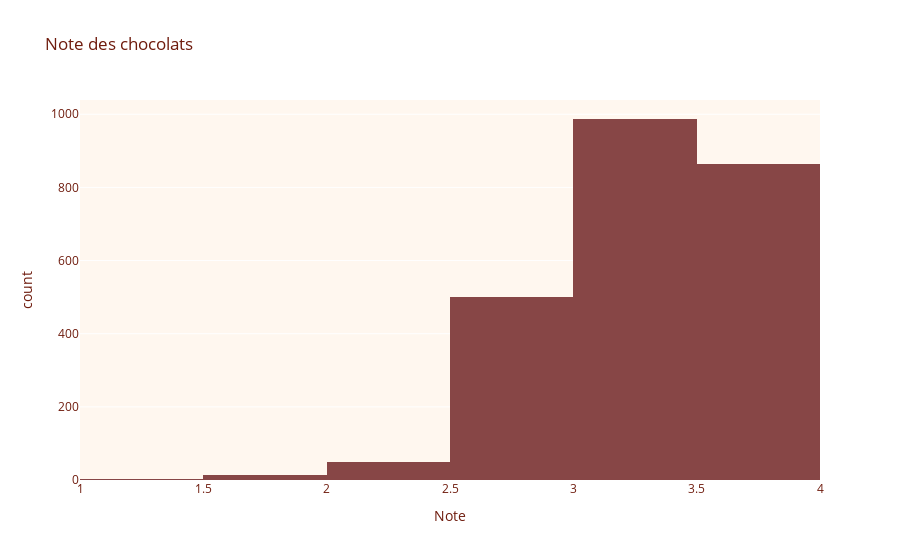

Notebook source saved alongside this figure:
### Markdown cell above
## Est-ce que la notation du chocolat est une notation bien répartie ?

### Code cell
data = df.copy()
fig = px.histogram(data, x='rating', title='Note des chocolats', labels={'rating':'Note'}, color_discrete_sequence=palette,nbins=15,range_x=[1,4])
fig.update_layout(plot_bgcolor=background_color, font_color=text_color)
fig.show()

### Figure 1 — Plotly figure (JSON) as saved in the notebook; plotly's stock layout.template omitted (floating-point values rounded to 4 significant figures; data arrays with more than 128 entries replaced by an {"elided": "..."} marker saying what was removed)
{"data": [{"alignmentgroup": "True", "bingroup": "x", "hovertemplate": "Note=%{x}<br>count=%{y}<extra></extra>", "legendgroup": "", "marker": {"color": "#874646", "pattern": {"shape": ""}}, "name": "", "nbinsx": 15, "offsetgroup": "", "orientation": "v", "showlegend": false, "type": "histogram", "x": {"elided": "2530 float values"}, "xaxis": "x", "yaxis": "y"}], "layout": {"barmode": "relative", "font": {"color": "#6f1c0e"}, "legend": {"tracegroupgap": 0}, "plot_bgcolor": "#fff7ef", "title": {"text": "Note des chocolats"}, "xaxis": {"anchor": "y", "domain": [0, 1], "range": [1, 4], "title": {"text": "Note"}}, "yaxis": {"anchor": "x", "domain": [0, 1], "title": {"text": "count"}}}}
